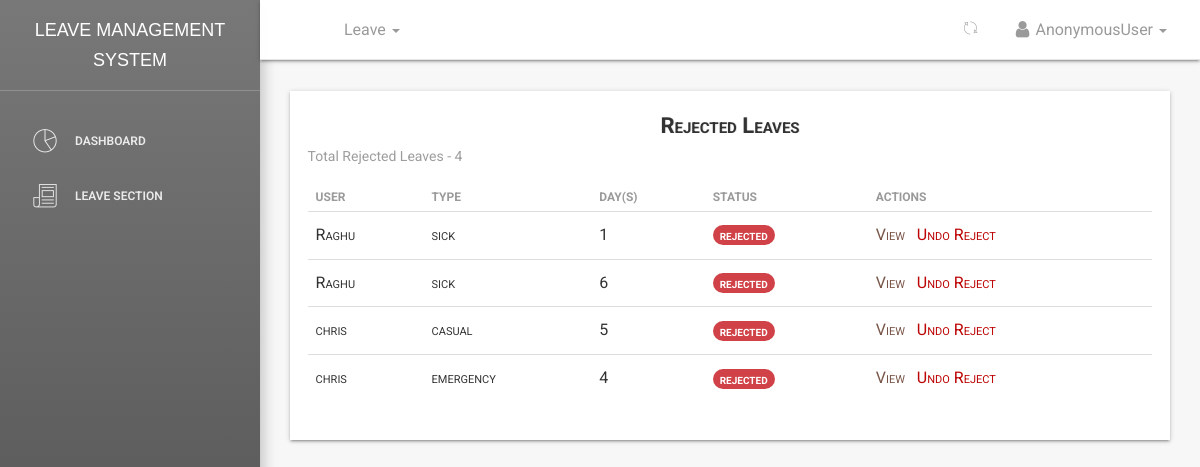
/dashboard/leaves/rejected/all/, run on an earlier commit of the app's database.
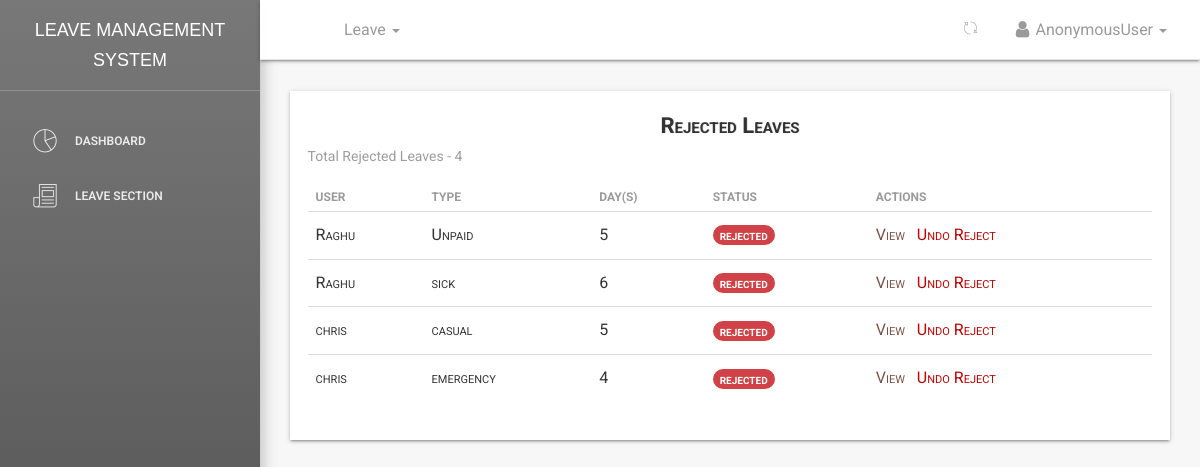
And on a later commit of the database.
### leave/models.py (models this page shows, shortened)
class Leave(models.Model):
    user = models.ForeignKey(User, on_delete=models.CASCADE, default=1)
    startdate = models.DateField(verbose_name=_('Start Date'), help_text='leave start date is on ..', null=True,
                                 blank=False)
    enddate = models.DateField(verbose_name=_('End Date'), help_text='coming back on ...', null=True, blank=False)
    leavetype = models.CharField(choices=LEAVE_TYPE, max_length=25, default=SICK, null=True, blank=False)
    reason = models.CharField(verbose_name=_('Reason for Leave'), max_length=255,
                              help_text='add additional information for leave', null=True, blank=True)
    defaultdays = models.PositiveIntegerField(verbose_name=_('Leave days per year counter'), default=LeavePerYear,
                                              null=True,
                                              blank=True)
    status = models.CharField(max_length=12, default='pending')  # pending,approved,rejected,cancelled
    is_approved = models.BooleanField(default=False)  # hide
    updated = models.DateTimeField(auto_now=True, auto_now_add=False)
    created = models.DateTimeField(auto_now=False, auto_now_add=True)
    objects = LeaveManager()
    Tempdays = 0
    date_of_approved_leave = 0
    class Meta:
        verbose_name = _('Leave')
        verbose_name_plural = _('Leaves')
        ordering = ['-created']  # recent objects
    def businessDays(self, startdate, enddate):
        from datetime import datetime, timedelta
        test_date1, test_date2 = startdate, enddate
        dates = (test_date1 + timedelta(idx + 1)
                 for idx in range((test_date2 - test_date1).days))
        res = sum(1 for day in dates if day.weekday() < 5)
        if startdate.month == 12:  # dec month
            if startdate.day <= 25 or enddate.day >= 25:  # christmas
                res = res - 1
        if startdate.month == 1:  # Jan month
            if startdate.day <= 1 or enddate.day >= 1:  # new year
                res = res - 1
        return res
    @property
    def leave_days(self):
        days_count = ''
        startdate = self.startdate
        enddate = self.enddate
        if startdate > enddate:
            return
        dates = (enddate - startdate)
        Leave.Tempdays = dates.days
        print("leaves applied", Leave.Tempdays)
        busineesDay = self.businessDays(startdate, enddate)
        print("busineesDay : ", busineesDay)
        Leave.Tempdays = busineesDay
        Leave.date_of_approved_leave = self.created
        return busineesDay
    @property
    def is_rejected(self):
        Leave.Tempdays = -Leave.Tempdays
        print("Leave Tempdays", Leave.Tempdays)
        return self.status == 'rejected'

### dashboard/views.py (the view)
# urls.py: path('leaves/rejected/all/', views.leave_rejected_list, name='leavesrejected'),
def leave_rejected_list(request):
    dataset = dict()
    leave = Leave.objects.all_rejected_leaves()
    dataset['leave_list_rejected'] = leave
    return render(request, 'dashboard/rejected_leaves_list.html', dataset)

### leave/manager.py (called while the page is built)
    def all_rejected_leaves(self):
        return super().get_queryset().filter(status='rejected').order_by('-created')

### templates/dashboard/rejected_leaves_list.html (shortened to what this page needs)
{% extends '_layout.html' %}
 {% block navheader %}
 	{% include 'includes/navheader_employee_app.html' %}
 {% endblock %}
 {% block content %}
        <section class="content">
            <section class="container-fluid">
            	   <section class="row">
                        <section class="col col-sm-8 offset-sm-2">
                        </section>
                    </section>
                	<div class="table-responsive table-shadow">
                		<div class="text-center table-description">
                			<h4 class="title-h3" style="text-shadow: 1px 0px rgba(0,0,0,0.11)">Rejected Leaves</h4>
                		</div>
                		<section class="total-leaves-count">
                			{% if leave_list_rejected %}
                			<p>Total Rejected Leaves - <span>{{ leave_list_rejected.count }}</span></p>
                			{% endif %}
                		</section>
                		<table class="table">
							  <thead>
							    <tr>
							      <th scope="col"><b>User</b></th>
							      <th scope="col"><b>Type</b></th>
							      <th scope="col"><b>Day(s)</b></th>
							      <th scope="col"><b>Status</b></th>
							      <th scope="col"><b>Actions</b></th>
							    </tr>
							  </thead>
							  <tbody>
							  	{% for leave in leave_list_rejected %}
							    <tr>
							      <td>{{ leave.user }}</td>
							      <td>{{ leave.leavetype}}</td>
							      <td>{{ leave.leave_days }}</td>
							      <td><span class="badge badge-success" style="background-color:#d04247; font-size: 14px;">{{ leave.status }}</span></td>
							      <td>
							      	<a href="{% url 'dashboard:userleaveview' leave.id %}" style="color: #795548;">
							      	    <span>View &nbsp;</span>
							      	</a>
							      	{% if leave.is_rejected %}
							      		<a href="{% url 'dashboard:unreject' leave.id %}" style="color:#bd0404;">Undo Reject</a>
							      	{% endif %}
							      </td>
							    </tr>
							    {% endfor %}
							  </tbody>
						</table>
					</div>
            </section>
        </section>
 {% endblock %}

What changed in the data, as far as the page shows it:
no longer on this page (row edited): Leave: user "Raghu", leavetype "sick", leave_days "1", status "rejected", shows "Undo Reject"
now on this page (row edited): Leave: user "Raghu", leavetype "Unpaid", leave_days "5", status "rejected", shows "Undo Reject"
